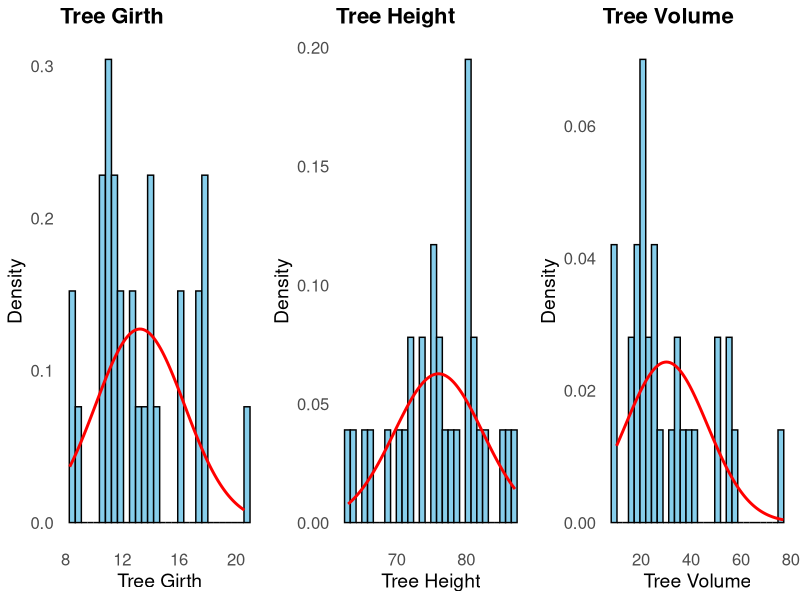
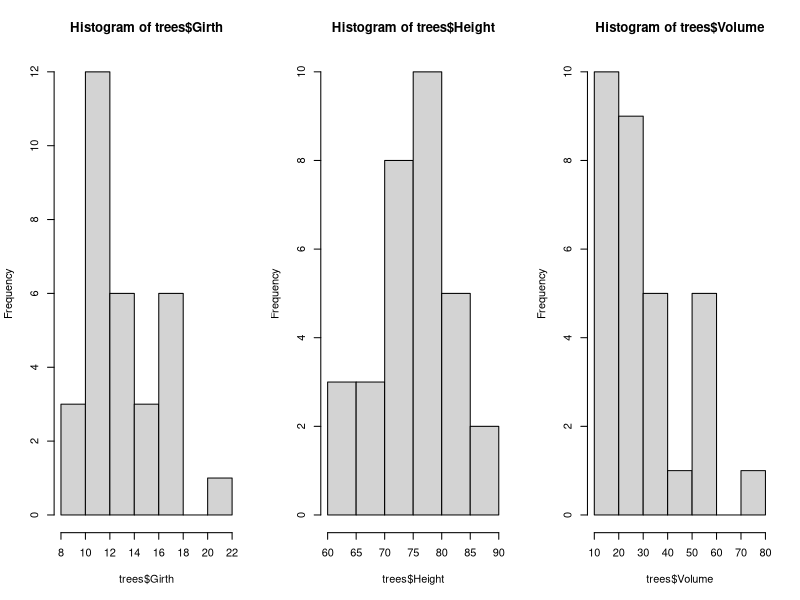
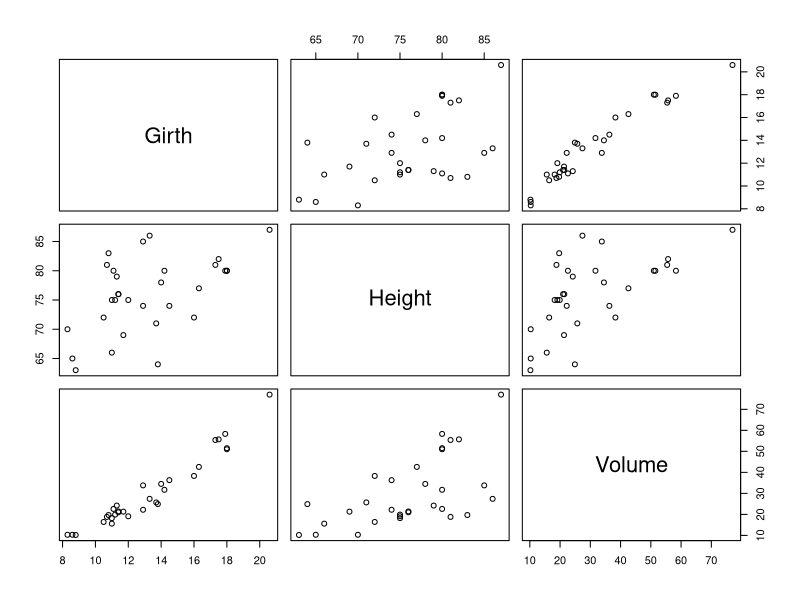
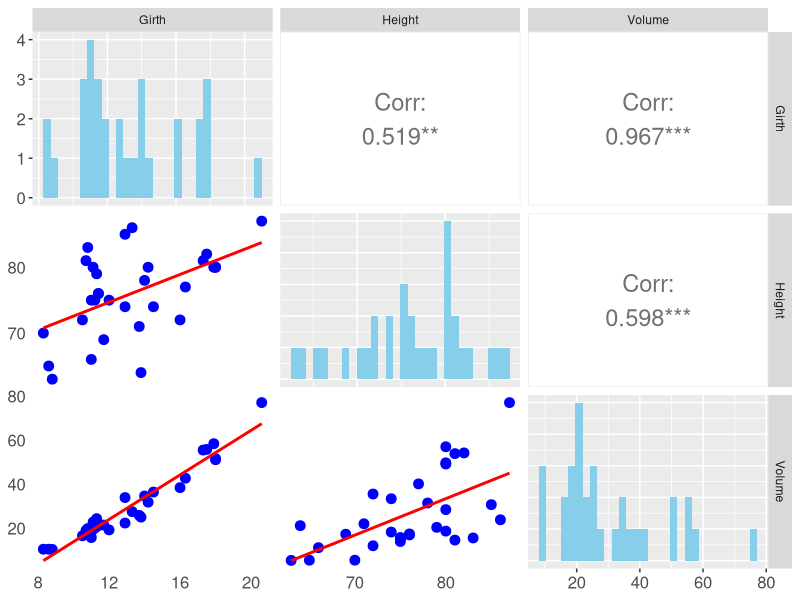
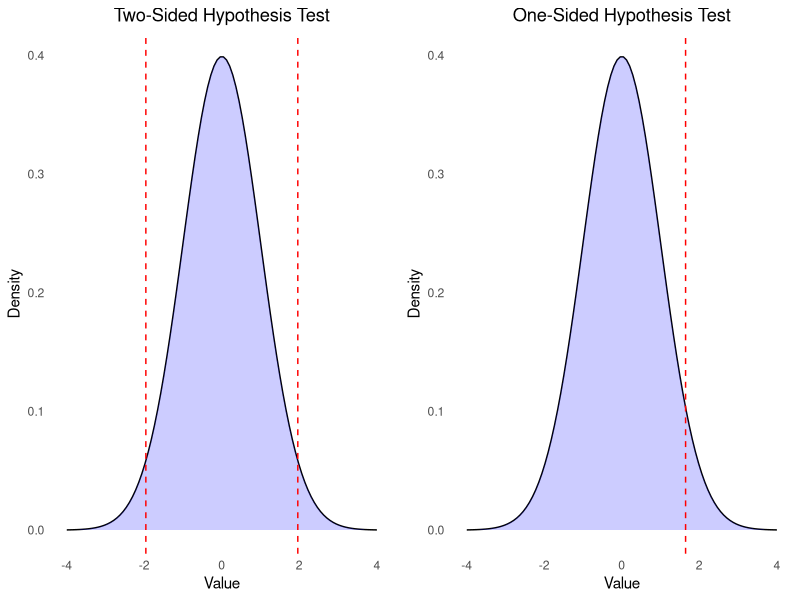

Generate these figures, in order, with R:
## ---- chunk 1
#install.packages("tidyverse")
#install.packages("gridExtra")
#install.packages("GGally")
library(tidyverse)
library(gridExtra)
library(GGally)
## ---- chunk 2
# Function to plot histograms with normal distribution overlay and no grid
plot_histogram_with_normal <- function(data, column_name, title)  {
  mean_val <- mean(data[[column_name]])
  sd_val <- sd(data[[column_name]])
  
  ggplot(data, aes(x = .data[[column_name]])) +
    geom_histogram(aes(y = ..density..), bins = 30, color = "black", fill = "skyblue") +
    stat_function(fun = dnorm, args = list(mean = mean_val, sd = sd_val), color = "red", size = 1) +
    ggtitle(title) +
    xlab(title) +
    ylab("Density") +
    theme_minimal() +
    theme(
      plot.title = element_text(size = 16, face = "bold"),
      axis.title.x = element_text(size = 14),
      axis.title.y = element_text(size = 14),
      axis.text = element_text(size = 12),
      panel.grid = element_blank() # Removes gridlines
    )
}

# Create individual plots
p1 <- plot_histogram_with_normal(trees, "Girth", "Tree Girth")
p2 <- plot_histogram_with_normal(trees, "Height", "Tree Height")
p3 <- plot_histogram_with_normal(trees, "Volume", "Tree Volume")

# Arrange them in one row
library(gridExtra)
grid.arrange(p1, p2, p3, nrow = 1)
## ---- chunk 3
par(mfrow = c(1, 3))
hist(trees$Girth); hist(trees$Height); hist(trees$Volume)
## ---- chunk 4
plot(trees)
## ---- chunk 5
# Function to add a custom plot for scatter plots with correlation and best-fit line
custom_plot <- function(data, mapping, ...)  {
  ggplot(data = data, mapping = mapping) +
    geom_point(color = "blue", size = 3) + # Scatter plot points
    geom_smooth(method = "lm", color = "red", se = FALSE) + # Best-fit
    theme_minimal() +
    theme(
      panel.grid = element_blank() # Remove grid lines
    )
}

# Create the ggpairs matrix plot with correlation and best-fit line
ggpairs(trees,
        lower = list(continuous = custom_plot), # Use custom scatter plots in lower triangle
        diag = list(continuous = wrap("barDiag", fill = "skyblue")), # Histograms on diagonal
        upper = list(continuous = wrap("cor", size = 6)) # Correlation coefficient in upper triangle
        ) +
  theme(
    plot.title = element_text(size = 16, face = "bold"),
    axis.title.x = element_text(size = 14),
    axis.title.y = element_text(size = 14),
    axis.text = element_text(size = 12)
  )
## ---- chunk 6
lm <- lm(Volume~Girth, data = trees)
summary(lm)
## ---- chunk 7
lm2 <- lm(Volume~Height, data = trees)
summary(lm2)
## ---- chunk 8
qt(0.005835 / 2, 29) #quantile of the t distribution
pt(-2.976, 29)*2 #probability level of the t distribution
## ---- chunk 9
# Define parameters for the plots
mean_val <- 0
sd_val <- 1
alpha <- 0.05
crit_val <- qnorm(1 - alpha/2) # Two-sided critical value
crit_val_one_sided <- qnorm(1 - alpha) # One-sided critical value

# Create data frame fir plotting
x <- seq(-4, 4, length.out = 100)
y <- dnorm(x, mean = mean_val, sd = sd_val)
data <- data.frame(x = x, y = y)

# Plot for Two-Sided Hypothesis Test
plot_two_sided <- ggplot(data, aes(x = x, y = y)) +
  geom_line() +
  geom_ribbon(aes(ymin = 0, ymax = y), fill = "blue", alpha = 0.2) +
  geom_vline(xintercept = c(-crit_val, crit_val), linetype = "dashed", color = "red") +
  ggtitle("Two-Sided Hypothesis Test") +
  xlab("Value") +
  ylab("Density") +
  theme_minimal() +
  theme(panel.grid.major = element_blank(), # Remove major grid lines
        panel.grid.minor = element_blank(), # Remove minor grid lines
        plot.title = element_text(hjust = 0.5))

# Plot for One-Sided Hypothesis Test
plot_one_sided <- ggplot(data, aes(x = x, y = y)) +
  geom_line() +
  geom_ribbon(aes(ymin = 0, ymax = y), fill = "blue", alpha = 0.2) +
  geom_vline(xintercept = crit_val_one_sided, linetype = "dashed", color = "red") +
  ggtitle("One-Sided Hypothesis Test") +
  xlab("Value") +
  ylab("Density") +
  theme_minimal() +
  theme(panel.grid.major = element_blank(), # Remove major grid lines
        panel.grid.minor = element_blank(), # Remove minor grid lines
        plot.title = element_text(hjust = 0.5))

# Arrange plots side by side
grid.arrange(plot_two_sided, plot_one_sided, ncol = 2)
## ---- chunk 10
#Answer
#Approximation
1.5433 - 2*0.3839; 1.5433 +2*0.3839
#Actual
1.5433 + qt(.025, 29)*0.3839; 1.5433 + qt(.975, 29)*0.3839
## ---- chunk 11
confint(lm2, "Height", level = 0.95) #confidence interval
## ---- chunk 12
#Answer
confint(lm2, "(Intercept)", level = 0.999)
## ---- chunk 13
newdata = data.frame(Height = mean(trees$Height))
predict.lm(lm2, newdata = newdata, interval = "prediction", level = .95)
